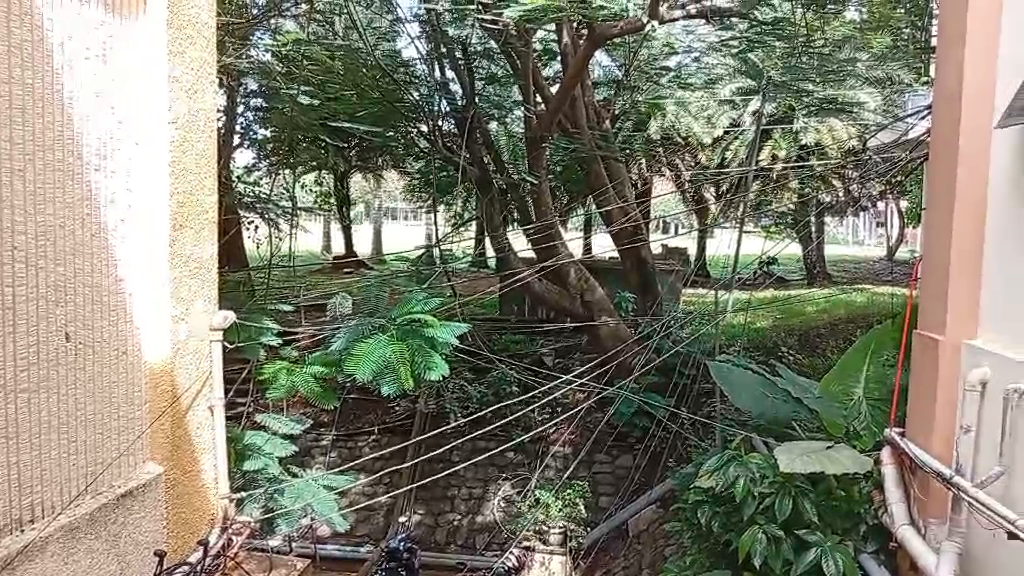
#> input picture frame 38 of CarlaJaneLagan-FinalExer5/my_test_video.mp4, 1024 x 576 px
$ python CarlaJaneLagan_Exer5.py
#> lines starting #> are read from the running program, lines starting #| are printed output that depends on the picture
import cv2
import numpy as np
import math

def create_vignette_mask(width, height, sigma=0.4, pulsating=False):
    center_x, center_y = width // 2, height // 2
    Y, X = np.ogrid[:height, :width]
    dist_squared = ((X - center_x) ** 2 + (Y - center_y) ** 2)
    max_dist_squared = (max(center_x, center_y) ** 2)
    normalized_dist_squared = dist_squared / max_dist_squared

    if not pulsating:
        mask = np.exp(-normalized_dist_squared / (2 * (sigma ** 2)))
    else:
        mask = normalized_dist_squared

    mask = np.clip(mask, 0.0, 1.0)

    return mask

def apply_vignette(frame, mask):
    frame_float = frame.astype(np.float32) / 255.0
    frame_vignetted = frame_float * mask
    frame_vignetted = np.clip(frame_vignetted * 255.0, 0, 255).astype(np.uint8)
    return frame_vignetted

def process_video_vignette(input_path, output_path, sigma=0.4, pulsating=False):
#> called with input_path = 'my_test_video.mp4', output_path = 'transformed_video_exer5.mp4', sigma = 0.4, pulsating = False
    cap = cv2.VideoCapture(input_path)
    if not cap.isOpened():
        print(f"Error: Could not open video {input_path}")
        return

    fps = cap.get(cv2.CAP_PROP_FPS)
    width = int(cap.get(cv2.CAP_PROP_FRAME_WIDTH))
    height = int(cap.get(cv2.CAP_PROP_FRAME_HEIGHT))
    total_frames = int(cap.get(cv2.CAP_PROP_FRAME_COUNT))

    ret, first_frame = cap.read()
#> first_frame is the input picture: shape (576, 1024, 3); mean B, G, R 114.4, 130, 131.8
    if not ret:
        print("Error: Could not read first frame")
        return

    is_color = len(first_frame.shape) == 3 and first_frame.shape[2] == 3
#> is_color = True
    cap.set(cv2.CAP_PROP_POS_FRAMES, 0)

    fourcc = cv2.VideoWriter_fourcc(*'mp4v')
    out = cv2.VideoWriter(output_path, fourcc, fps, (width, height), isColor=is_color)

    base_mask = create_vignette_mask(width, height, sigma, pulsating)

    if is_color and len(base_mask.shape) == 2:
        base_mask = np.expand_dims(base_mask, axis=2)
        base_mask = np.repeat(base_mask, 3, axis=2)

    frame_idx = 0
    while cap.isOpened():
        ret, frame = cap.read()
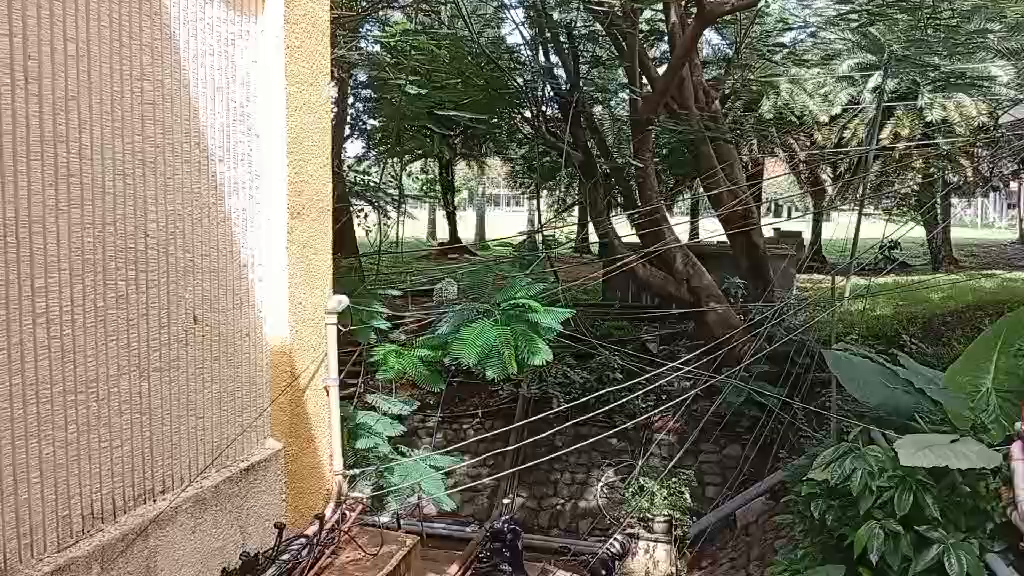
#> input picture frame 0 of CarlaJaneLagan-FinalExer5/my_test_video.mp4, 1024 x 576 px
#> frame is the input picture: shape (576, 1024, 3); mean B, G, R 96, 113.4, 117.2
        if not ret:
            break

        if pulsating:
            progress = frame_idx / total_frames
            cycle_position = math.sin(2 * math.pi * progress * 2) * 0.2 + 0.8
            current_sigma = sigma * cycle_position
            current_mask = np.exp(-base_mask / (2 * (current_sigma ** 2)))
            current_mask = np.clip(current_mask, 0.0, 1.0)

            if is_color and len(current_mask.shape) == 2:
                current_mask = np.expand_dims(current_mask, axis=2)
                current_mask = np.repeat(current_mask, 3, axis=2)

            frame_with_vignette = apply_vignette(frame, current_mask)
        else:
            frame_with_vignette = apply_vignette(frame, base_mask)
#> in apply_vignette, `frame_vignetted = frame_float * mask`:
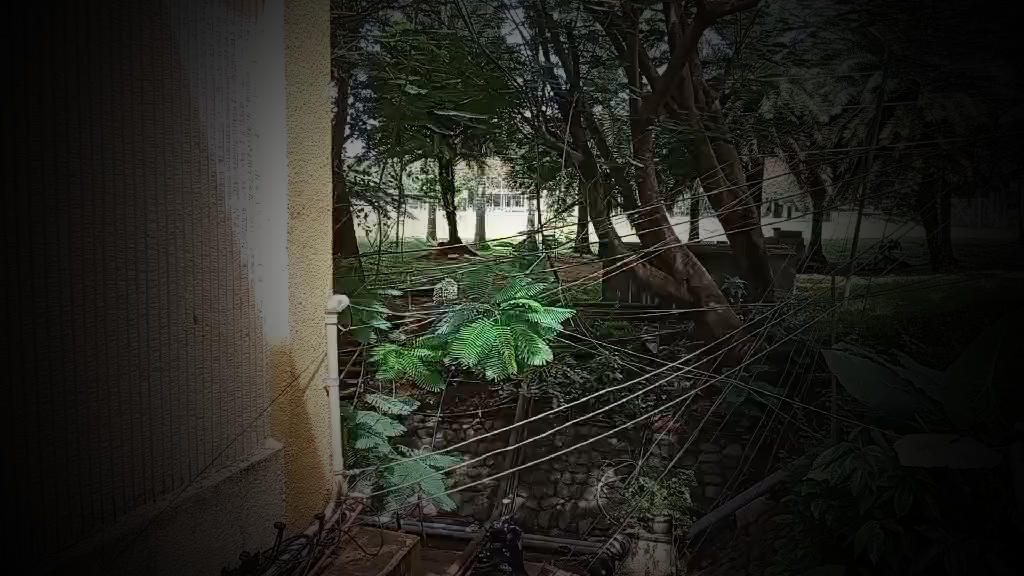
#> frame_vignetted: shape (576, 1024, 3) float64; mean B, G, R 0.123, 0.148, 0.148

        out.write(frame_with_vignette)

        frame_idx += 1
        if frame_idx % 30 == 0:
            print(f"Processing: {frame_idx}/{total_frames} frames ({frame_idx/total_frames*100:.1f}%)")

    cap.release()
    out.release()
    print(f"Finished processing vignette effect. Output saved to: {output_path}")

input_path = 'my_test_video.mp4'

process_video_vignette(
    input_path,
    'transformed_video_exer5.mp4',
    sigma=0.4,
    pulsating=False
)

process_video_vignette(
    input_path,
    'transformed_video_exer5_pulsating.mp4',
    sigma=0.4,
    pulsating=True
)

$ run again, starting later in the video
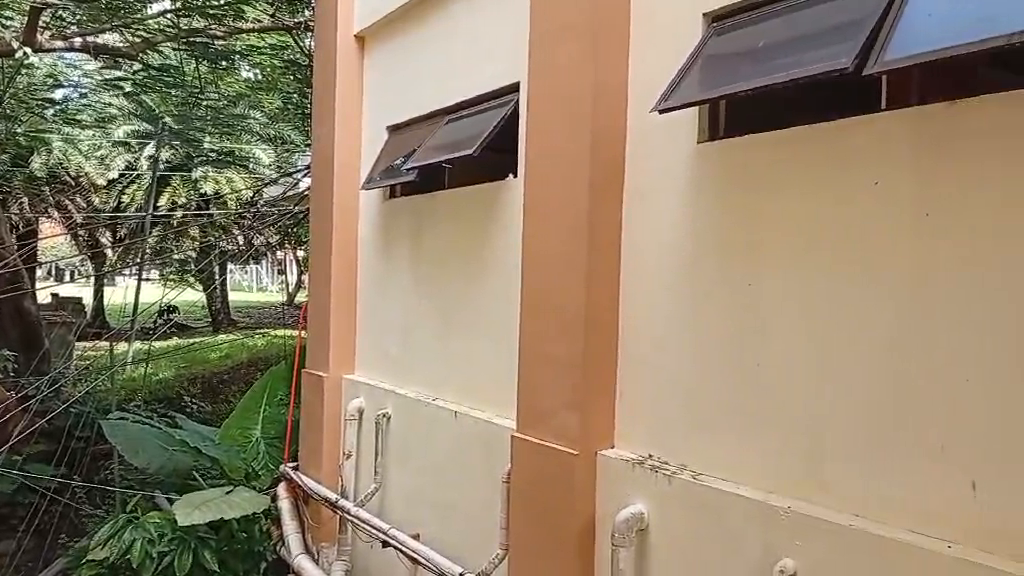
#> input picture frame 175 of CarlaJaneLagan-FinalExer5/my_test_video.mp4, 1024 x 576 px
#> in process_video_vignette, first_frame is the input picture: shape (576, 1024, 3); mean B, G, R 108.1, 131.9, 147.6
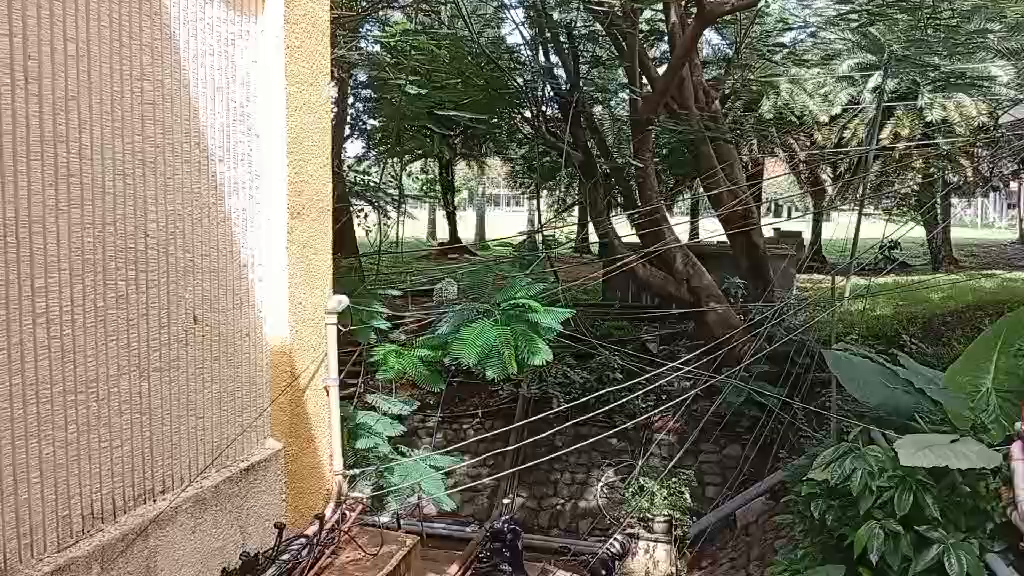
#> input picture frame 0 of CarlaJaneLagan-FinalExer5/my_test_video.mp4, 1024 x 576 px
#> in process_video_vignette, frame is the input picture: shape (576, 1024, 3); mean B, G, R 96, 113.4, 117.2

$ run again, starting later in the video
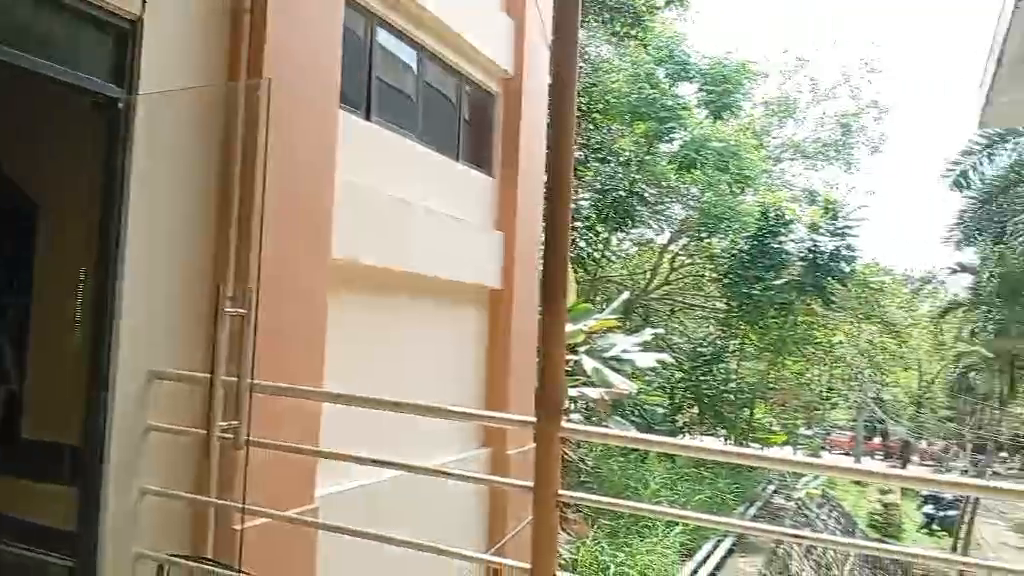
#> input picture frame 311 of CarlaJaneLagan-FinalExer5/my_test_video.mp4, 1024 x 576 px
#> in process_video_vignette, first_frame is the input picture: shape (576, 1024, 3); mean B, G, R 127.2, 150.9, 154.3
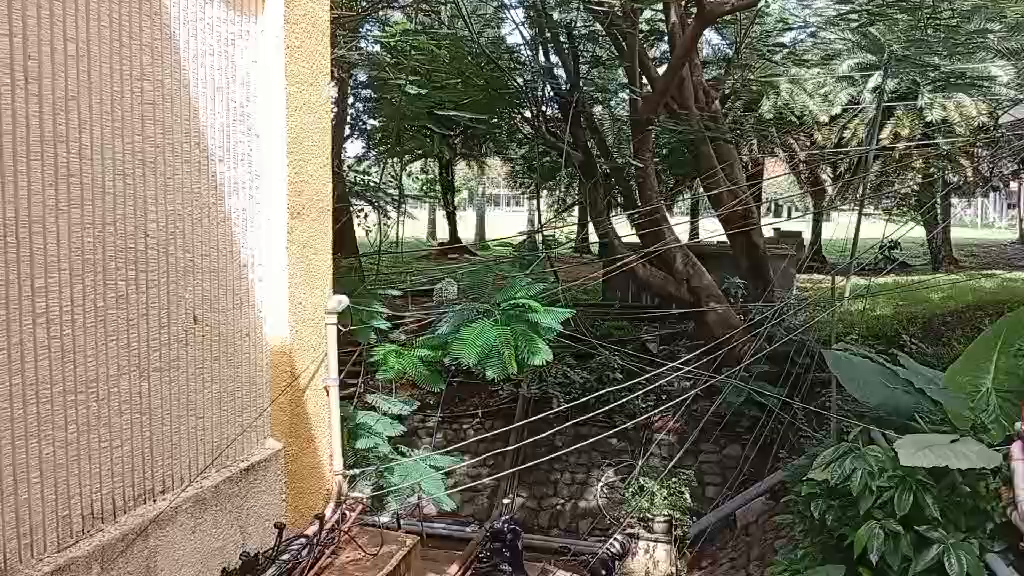
#> input picture frame 0 of CarlaJaneLagan-FinalExer5/my_test_video.mp4, 1024 x 576 px
#> in process_video_vignette, frame is the input picture: shape (576, 1024, 3); mean B, G, R 96, 113.4, 117.2
